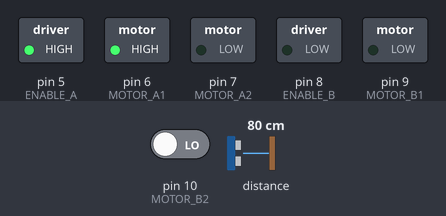
Bench run of a sketch on a simulated Arduino Uno, built with avr-gcc and run on an emulated ATmega328P. Shown: switched loads named in the sketch (green lamp = pin HIGH). The test bench sets the inputs (shaded band); at power-on: pin 10 (MOTOR_B2) LOW, distance to the obstacle 80 cm. The echo pulse lasts 58.3 µs per cm; random numbers use the default seed unless the sketch sets one.

Above: at 0.1 s.
At 19.55 s:
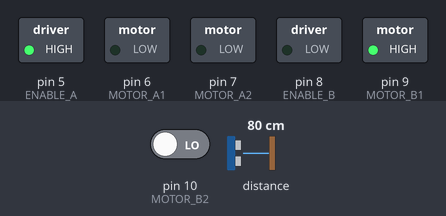
At 39.7 s:
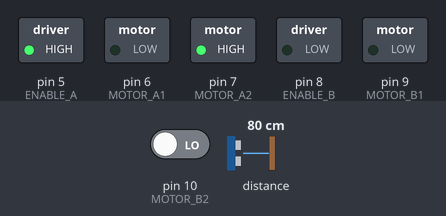
Timing chart, 0 to 40.0 s (numbered marks = the images above):
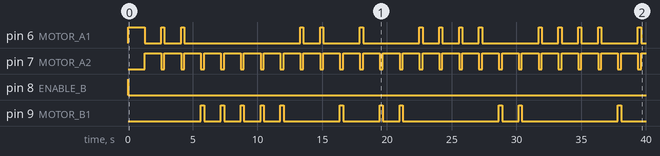

Measured:
- by itself, pin 6 (MOTOR_A1): HIGH → LOW at 1.3 s, → HIGH 1.3 s later, → LOW 0.25 s later, → HIGH 1.3 s later, … (29 changes in this stretch)
- by itself, pin 7 (MOTOR_A2): alternates HIGH for 1.3 s and LOW for 0.25 s
- by itself, pin 8 (ENABLE_B): HIGH → LOW at 0.03 s
- by itself, pin 9 (MOTOR_B1): LOW → HIGH at 5.6 s, → LOW 0.25 s later, → HIGH 1.3 s later, → LOW 0.25 s later, … (22 changes in this stretch)

The sketch:

coupeSumo.ino
```cpp
#include <Adafruit_VL53L0X.h>

//Pins for motor
#define ENABLE_A 5
#define MOTOR_A1 6
#define MOTOR_A2 7
#define ENABLE_B 8
#define MOTOR_B1 9
#define MOTOR_B2 10

//definition of Infrared sensor

Adafruit_VL53L0X infraredSensor = Adafruit_VL53L0X();
#define LEFT 0
#define RIGHT 1
#define TIMER 250
//pins for color sensor
#define colorSensorS0 6
#define colorSensorS1 7
#define colorSensorS2 8
#define colorSensorS3 9
#define colorSensorOutput 10

// Limit value for detecting where we're going out of the table
#define OFF_TABLE 100

int redFrequency = 0;
int greenFrequency = 0;
int blueFrequency = 0;

void setup() {
  //Initialising Motors
  pinMode(ENABLE_A, OUTPUT);
  pinMode(MOTOR_A1, OUTPUT);
  pinMode(MOTOR_A2, OUTPUT);

  pinMode(ENABLE_B, OUTPUT);
  pinMode(MOTOR_B1, OUTPUT);
  pinMode(MOTOR_B2, OUTPUT);
  //Initialising color sensor
  pinMode(colorSensorS0, OUTPUT);
  pinMode(colorSensorS1, OUTPUT);
  pinMode(colorSensorS2, OUTPUT);
  pinMode(colorSensorS2, OUTPUT);
  pinMode(colorSensorOutput, INPUT);
  //Setting frequency scaling
  digitalWrite(colorSensorS0, HIGH);
  digitalWrite(colorSensorS1, LOW);
  //Enabling motor
  digitalWrite(ENABLE_A, HIGH);
  digitalWrite(ENABLE_B, HIGH);
}

void loop() {
  VL53L0X_RangingMeasurementData_t measure;
  infraredSensor.rangingTest(&measure, false);
  //setting red filtered
  digitalWrite(colorSensorS2, LOW);
  digitalWrite(colorSensorS3, LOW);
  redFrequency = pulseIn(colorSensorOutput, LOW);
  if (redFrequency < OFF_TABLE) { // black detected
    if (measure.RangeStatus != 4 && measure.RangeMilliMeter < 10) { //we're close to the target
      moveForward();
    } else {
      changeDirection();
      moveForward();
    }

  } else { // white detected
    moveBackward();
    changeDirection();
  }
  delay(TIMER);
}

void moveBackward() {
  digitalWrite(MOTOR_A1, HIGH);
  digitalWrite(MOTOR_A2, LOW);
  digitalWrite(MOTOR_B1, HIGH);
  digitalWrite(MOTOR_B2, LOW);
}

void moveForward() {
  digitalWrite(MOTOR_A1, LOW);
  digitalWrite(MOTOR_A2, HIGH);
  digitalWrite(MOTOR_B1, LOW);
  digitalWrite(MOTOR_B2, HIGH);
}

void turnLeft() {
  digitalWrite(MOTOR_A1, LOW);
  digitalWrite(MOTOR_A2, LOW);
  digitalWrite(MOTOR_B1, HIGH);
  digitalWrite(MOTOR_B2, LOW);
}

void turnRight() {
  digitalWrite(MOTOR_A1, HIGH);
  digitalWrite(MOTOR_A2, LOW);
  digitalWrite(MOTOR_B1, LOW);
  digitalWrite(MOTOR_B2, LOW);
}
void changeDirection(){
  int nextDirection = random(0, 2);//0 = LEFT, 1 = RIGHT
  if (nextDirection == LEFT) {
    turnLeft();
    delay(250);
  } else {
    turnRight();
    delay(250);
  }
}
```
